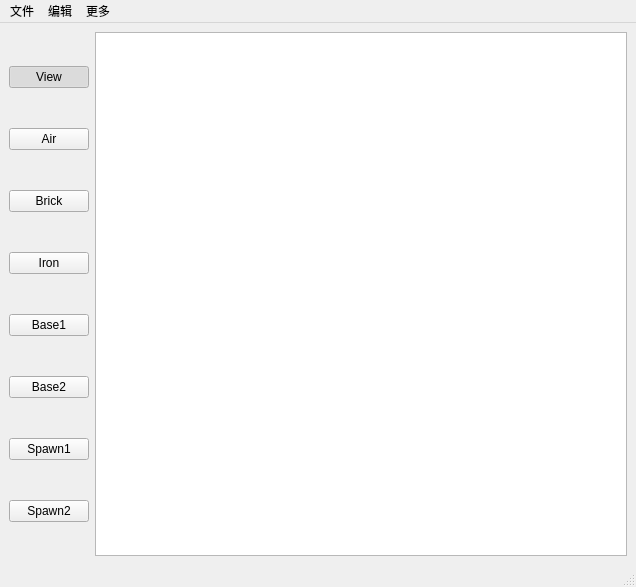
<?xml version="1.0" encoding="UTF-8"?>
<ui version="4.0">
 <class>Mapmaker</class>
 <widget class="QMainWindow" name="Mapmaker">
  <property name="windowModality">
   <enum>Qt::NonModal</enum>
  </property>
  <property name="geometry">
   <rect>
    <x>0</x>
    <y>0</y>
    <width>636</width>
    <height>587</height>
   </rect>
  </property>
  <property name="minimumSize">
   <size>
    <width>636</width>
    <height>587</height>
   </size>
  </property>
  <property name="maximumSize">
   <size>
    <width>636</width>
    <height>587</height>
   </size>
  </property>
  <property name="windowTitle">
   <string>Mapmaker</string>
  </property>
  <property name="windowIcon">
   <iconset resource="../resources.qrc">
    <normaloff>:/resources/maker.png</normaloff>:/resources/maker.png</iconset>
  </property>
  <widget class="QWidget" name="centralwidget">
   <layout class="QHBoxLayout" name="horizontalLayout_2">
    <item>
     <layout class="QHBoxLayout" name="horizontalLayout">
      <item>
       <layout class="QVBoxLayout" name="verticalLayout">
        <item>
         <widget class="QPushButton" name="ViewButton">
          <property name="text">
           <string>View</string>
          </property>
          <property name="icon">
           <iconset resource="../resources.qrc">
            <normaloff>:/resources/view.png</normaloff>:/resources/view.png</iconset>
          </property>
          <property name="checkable">
           <bool>true</bool>
          </property>
          <property name="checked">
           <bool>true</bool>
          </property>
          <property name="autoExclusive">
           <bool>true</bool>
          </property>
         </widget>
        </item>
        <item>
         <widget class="QPushButton" name="AirButton">
          <property name="text">
           <string>Air</string>
          </property>
          <property name="icon">
           <iconset resource="../resources.qrc">
            <normaloff>:/resources/ice.bmp</normaloff>:/resources/ice.bmp</iconset>
          </property>
          <property name="checkable">
           <bool>true</bool>
          </property>
          <property name="autoExclusive">
           <bool>true</bool>
          </property>
          <property name="default">
           <bool>false</bool>
          </property>
          <property name="flat">
           <bool>false</bool>
          </property>
         </widget>
        </item>
        <item>
         <widget class="QPushButton" name="BrickButton">
          <property name="text">
           <string>Brick</string>
          </property>
          <property name="icon">
           <iconset resource="../resources.qrc">
            <normaloff>:/resources/brick.bmp</normaloff>:/resources/brick.bmp</iconset>
          </property>
          <property name="checkable">
           <bool>true</bool>
          </property>
          <property name="autoExclusive">
           <bool>true</bool>
          </property>
         </widget>
        </item>
        <item>
         <widget class="QPushButton" name="IronButton">
          <property name="text">
           <string>Iron</string>
          </property>
          <property name="icon">
           <iconset resource="../resources.qrc">
            <normaloff>:/resources/iron.bmp</normaloff>:/resources/iron.bmp</iconset>
          </property>
          <property name="checkable">
           <bool>true</bool>
          </property>
          <property name="autoExclusive">
           <bool>true</bool>
          </property>
         </widget>
        </item>
        <item>
         <widget class="QPushButton" name="Base1Button">
          <property name="text">
           <string>Base1</string>
          </property>
          <property name="icon">
           <iconset resource="../resources.qrc">
            <normaloff>:/resources/base1.bmp</normaloff>:/resources/base1.bmp</iconset>
          </property>
          <property name="checkable">
           <bool>true</bool>
          </property>
          <property name="autoExclusive">
           <bool>true</bool>
          </property>
         </widget>
        </item>
        <item>
         <widget class="QPushButton" name="Base2Button">
          <property name="text">
           <string>Base2</string>
          </property>
          <property name="icon">
           <iconset resource="../resources.qrc">
            <normaloff>:/resources/base2.bmp</normaloff>:/resources/base2.bmp</iconset>
          </property>
          <property name="checkable">
           <bool>true</bool>
          </property>
          <property name="autoExclusive">
           <bool>true</bool>
          </property>
         </widget>
        </item>
        <item>
         <widget class="QPushButton" name="Spawn1Button">
          <property name="text">
           <string>Spawn1</string>
          </property>
          <property name="icon">
           <iconset resource="../resources.qrc">
            <normaloff>:/resources/spawn1.bmp</normaloff>:/resources/spawn1.bmp</iconset>
          </property>
          <property name="checkable">
           <bool>true</bool>
          </property>
          <property name="autoExclusive">
           <bool>true</bool>
          </property>
         </widget>
        </item>
        <item>
         <widget class="QPushButton" name="Spawn2Button">
          <property name="text">
           <string>Spawn2</string>
          </property>
          <property name="icon">
           <iconset resource="../resources.qrc">
            <normaloff>:/resources/spawn2.bmp</normaloff>:/resources/spawn2.bmp</iconset>
          </property>
          <property name="checkable">
           <bool>true</bool>
          </property>
          <property name="autoExclusive">
           <bool>true</bool>
          </property>
         </widget>
        </item>
       </layout>
      </item>
      <item>
       <widget class="QTableWidget" name="maptable"/>
      </item>
     </layout>
    </item>
   </layout>
  </widget>
  <widget class="QMenuBar" name="menubar">
   <property name="geometry">
    <rect>
     <x>0</x>
     <y>0</y>
     <width>636</width>
     <height>26</height>
    </rect>
   </property>
   <widget class="QMenu" name="file">
    <property name="title">
     <string>文件</string>
    </property>
    <addaction name="New"/>
    <addaction name="Open"/>
    <addaction name="Save"/>
    <addaction name="Quit"/>
   </widget>
   <widget class="QMenu" name="menu">
    <property name="title">
     <string>编辑</string>
    </property>
    <addaction name="Undo"/>
    <addaction name="Redo"/>
   </widget>
   <widget class="QMenu" name="more">
    <property name="title">
     <string>更多</string>
    </property>
    <addaction name="Help"/>
    <addaction name="About"/>
   </widget>
   <addaction name="file"/>
   <addaction name="menu"/>
   <addaction name="more"/>
  </widget>
  <widget class="QStatusBar" name="statusbar"/>
  <action name="New">
   <property name="text">
    <string>新建</string>
   </property>
   <property name="statusTip">
    <string>新建一个地图文件</string>
   </property>
   <property name="shortcut">
    <string>Ctrl+N</string>
   </property>
   <property name="shortcutContext">
    <enum>Qt::WindowShortcut</enum>
   </property>
  </action>
  <action name="Save">
   <property name="text">
    <string>保存</string>
   </property>
   <property name="statusTip">
    <string>保存当前地图文件</string>
   </property>
   <property name="shortcut">
    <string>Ctrl+S</string>
   </property>
  </action>
  <action name="Open">
   <property name="text">
    <string>打开</string>
   </property>
   <property name="statusTip">
    <string>打开一个地图文件</string>
   </property>
   <property name="shortcut">
    <string>Ctrl+O</string>
   </property>
  </action>
  <action name="Quit">
   <property name="text">
    <string>退出</string>
   </property>
   <property name="statusTip">
    <string>退出</string>
   </property>
   <property name="shortcut">
    <string>Ctrl+W</string>
   </property>
  </action>
  <action name="Undo">
   <property name="text">
    <string>撤回</string>
   </property>
   <property name="statusTip">
    <string>撤回一次操作</string>
   </property>
   <property name="shortcut">
    <string>Ctrl+Z</string>
   </property>
  </action>
  <action name="Redo">
   <property name="text">
    <string>重做</string>
   </property>
   <property name="statusTip">
    <string>重做上次操作</string>
   </property>
   <property name="shortcut">
    <string>Ctrl+Shift+Z</string>
   </property>
  </action>
  <action name="Help">
   <property name="text">
    <string>帮助</string>
   </property>
   <property name="shortcut">
    <string>F1</string>
   </property>
  </action>
  <action name="About">
   <property name="text">
    <string>关于</string>
   </property>
  </action>
 </widget>
 <resources>
  <include location="../resources.qrc"/>
 </resources>
 <connections/>
</ui>
